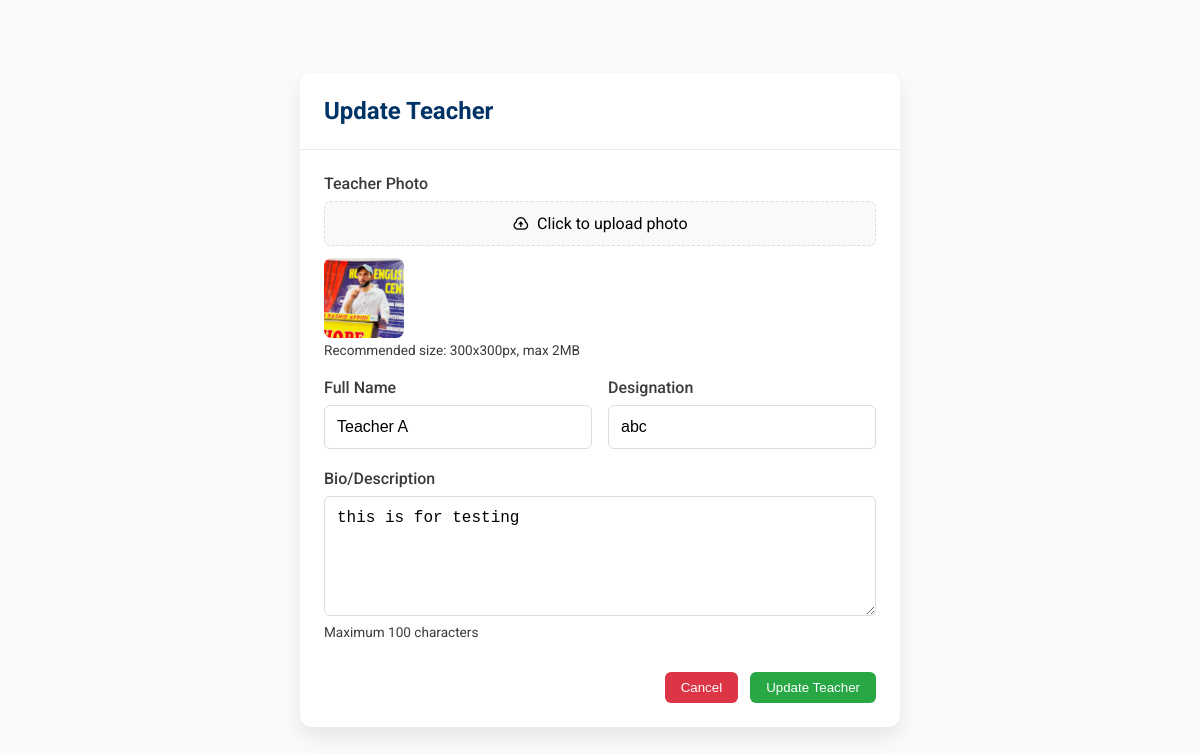
Page /admin/updateTeacher.php?id=3 (signed in) on the committed database.
### tables this page shows
CREATE TABLE `teachers` (
  `id` int(11) NOT NULL,
  `name` varchar(100) NOT NULL,
  `designation` varchar(100) NOT NULL,
  `bio` text DEFAULT NULL,
  `image_url` varchar(255) DEFAULT NULL,
  `created_at` timestamp NOT NULL DEFAULT current_timestamp()
);

### admin/updateTeacher.php (the view, shortened to what this page needs)
<!DOCTYPE html>
<html lang="en">
<head>
    <link
        href="https://cdn.jsdelivr.net/npm/remixicon@4.5.0/fonts/remixicon.css"
        rel="stylesheet" />
    <link rel="stylesheet" href="../assets/css/updateForms.css" />
</head>
<body>
    <div class="update-page">
        <div class="modal-content">
            <div class="modal-header">
                <h2 id="updateModalTitle">Update Teacher</h2>
            </div>
            <?php
            include 'config.php';
            $id = $_GET['id'];
            $sql = "SELECT * FROM teachers WHERE id = {$id}";
            $result = mysqli_query($connect, $sql);
            if (mysqli_num_rows($result) > 0) {
                while ($row = mysqli_fetch_assoc($result)) {
            ?>
                    <form id="updateTeacherForm" action="<?php $_SERVER['PHP_SELF'] ?>" method="post" enctype="multipart/form-data">
                        <div class="modal-body">
                            <div class="form-group">
                                <label class="form-label">Teacher Photo</label>
                                <div class="file-input-container">
                                    <div class="file-input-label">
                                        <i class="ri-upload-cloud-line"></i>
                                        <span>Click to upload photo</span>
                                    </div>
                                </div>
                                <div class="file-preview" id="updatePhotoPreview">
                                    <?php if (!empty($row['image_url'])) { ?>
                                        <img src="<?php echo $row['image_url']; ?>" alt="Teacher Photo" />
                                    <?php } ?>
                                </div>
                                <div class="form-help">Recommended size: 300x300px, max 2MB</div>
                            </div>
                            <div class="form-row">
                                <div class="form-group">
                                    <label class="form-label">Full Name</label>
                                    <input type="text" id="updateTeacherName" class="form-control" name="name" required value="<?php echo $row['name'] ?>" />
                                </div>
                                <div class="form-group">
                                    <label class="form-label">Designation</label>
                                    <input type="text" id="updateTeacherDesignation" class="form-control" name="designation" required value="<?php echo $row['designation'] ?>" />
                                </div>
                            </div>
                            <div class="form-group">
                                <label class="form-label">Bio/Description</label>
                                <textarea id="updateTeacherBio" class="form-control" name="bio" rows="4"><?php echo $row['bio'] ?></textarea>
                                <div class="form-help">Maximum 100 characters</div>
                            </div>
                        </div>
                        <div class="modal-footer">
                            <button type="button" class="btn btn-danger"
                                id="updateCancelBtn"
                                onclick="">Cancel</button>
                            <button type="submit" class="btn btn-success" id="updateSaveBtn">Update Teacher</button>
                        </div>
                    </form>
            <?php
                }
            }
            ?>
        </div>
    </div>
</body>
</html>

### assets/css/updateForms.css (style rules this page uses)
:root { --text-color-d: #3b3b3b; --txt-color-l: #ffff; --txt-hover-color: #0860b8; --txt-color2: #003366; --btn-color: linear-gradient(135deg, #4e9eff, #267ae7); --btn-hover-color: linear-gradient(135deg, #5ca7ff, #3c85e0); --bg-color-l: #E0E0E0; --bg-color-d: #F8FAFB; --box-shadow: 0 10px 20px rgba(0, 0, 0, 0.08); --roboto: "Roboto", sans-serif; --satisfy-font: "Satisfy", cursive; }
* { padding: 0; margin: 0; box-sizing: border-box; }
body { min-height: 100vh; width: 100%; display: flex; font-family: var(--roboto); background: var(--bg-color-d); overflow-x: hidden; }
.update-page { width: 100%; display: flex; align-items: center; justify-content: center; }
.update-page .modal-content { background: white; border-radius: 12px; width: 100%; max-width: 600px; max-height: 90vh; overflow-y: auto; box-shadow: var(--box-shadow); }
.update-page .modal-header { padding: 1.5rem; border-bottom: 1px solid #e9ecef; display: flex; justify-content: space-between; align-items: center; }
.update-page .modal-header h2 { font-size: 1.5rem; color: var(--txt-color2); }
.update-page .modal-body { padding: 1.5rem 1.5rem 0; }
.update-page .modal-footer { padding: 0.8rem 1.5rem 1.5rem; display: flex; justify-content: flex-end; gap: 0.75rem; }
.update-page .btn { padding: 0.5rem 1rem; color: white; border: none; border-radius: 6px; cursor: pointer; font-weight: 500; display: inline-flex; align-items: center; gap: 0.5rem; transition: background-color 0.2s; text-decoration: none; }
.update-page .btn-success { background-color: #28a745; }
.update-page .btn-danger { background-color: #dc3545; }
.update-page .form-group { margin-bottom: 1.25rem; }
.update-page .form-row { display: grid; grid-template-columns: 1fr 1fr; gap: 1rem; }
.update-page .form-label { display: block; margin-bottom: 0.5rem; font-weight: 500; color: var(--text-color-d); }
.update-page .form-control { width: 100%; padding: 0.75rem; border: 1px solid #ddd; border-radius: 6px; font-size: 1rem; transition: border-color 0.2s; }
.update-page textarea.form-control { min-height: 120px; resize: vertical; }
.update-page .form-help { font-size: 0.85rem; color: var(--text-color-d); margin-top: 0.25rem; }
.update-page .file-input-container { position: relative; overflow: hidden; display: inline-block; width: 100%; }
.update-page .file-input-label { display: flex; align-items: center; justify-content: center; gap: 0.5rem; padding: 0.75rem; background-color: #f8f9fa; border: 1px dashed #ddd; border-radius: 6px; cursor: pointer; text-align: center; transition: all 0.2s; }
.update-page .file-preview { width: 80px; height: 80px; border-radius: 8px; overflow: hidden; margin-top: 0.5rem; }
.update-page .file-preview img { width: 100%; height: 100%; object-fit: cover; }

### rows in the picture
teachers: image_url (picture), name "Teacher A", designation "abc", bio "this is for testing"
